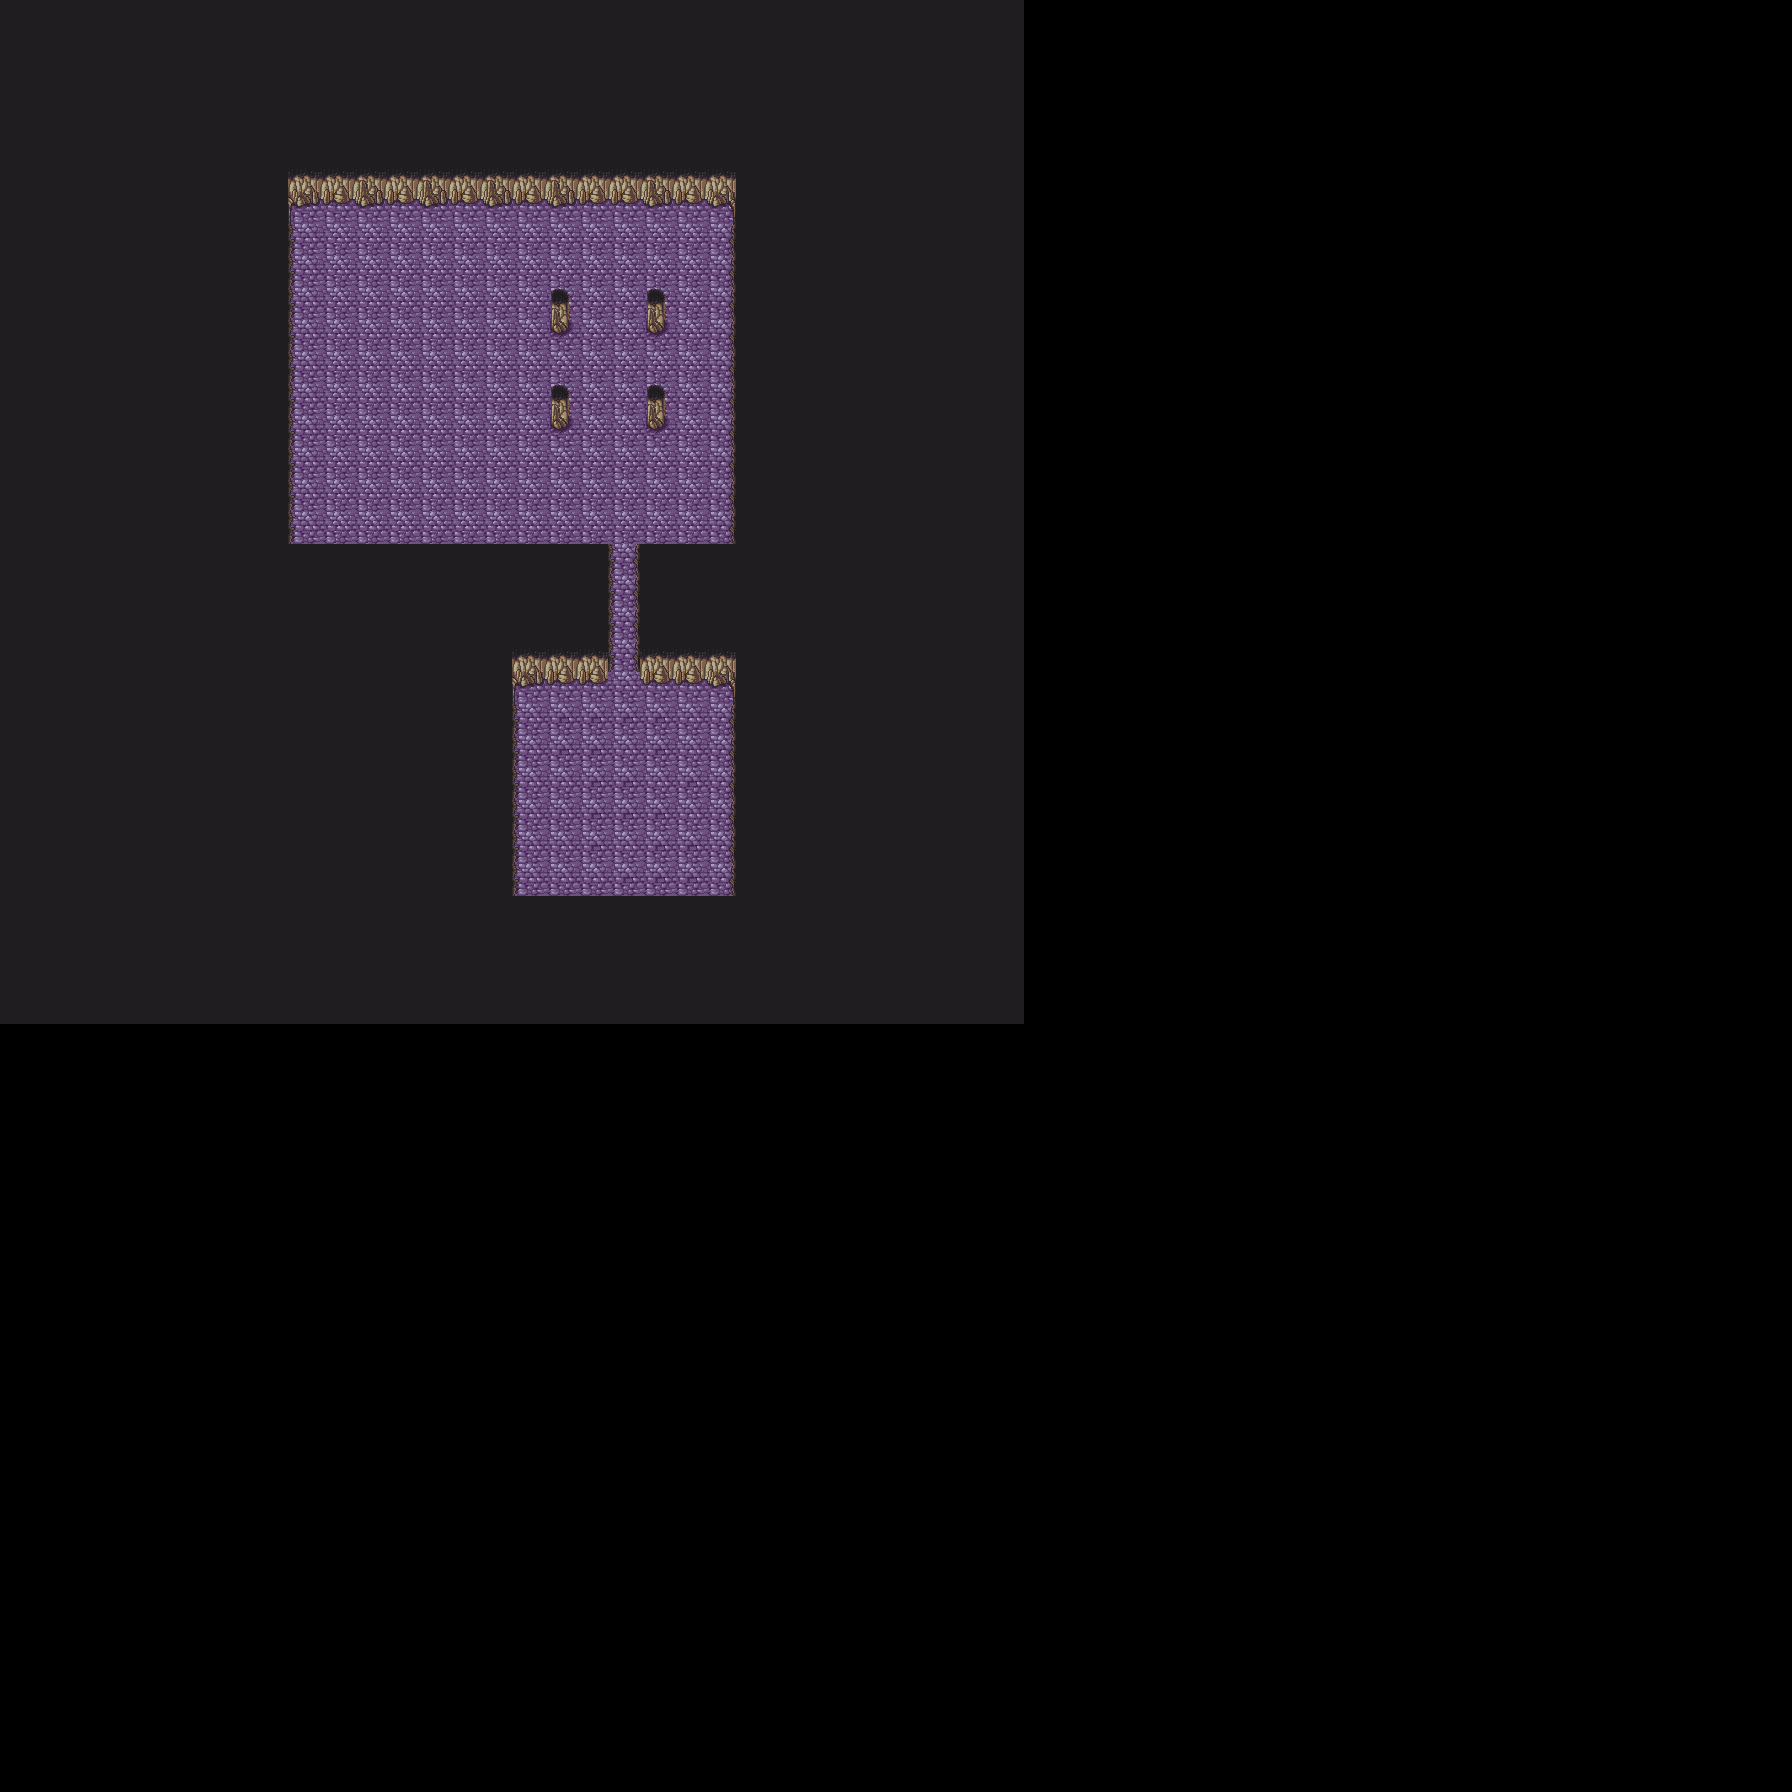

A level layout from a 2D game, rendered from its tile map. Below: a short description, then the map file with tile-grid data replaced by summaries:
An orthogonal 56x56 tile map with 32x32 px tiles, 2 tile layers (floor, upper), 2 tilesets.

<map version="1.0" tiledversion="1.1.3" orientation="orthogonal" renderorder="right-down" width="56" height="56" tilewidth="32" tileheight="32" infinite="0" nextobjectid="1">
 <tileset firstgid="1" source="tilesets/hyptosis_2.tsx" />
 <tileset firstgid="901" source="tilesets/hyptosis_1.tsx" />
 <layer name="floor" width="56" height="56">
  <data>[3136 cells, 1024 non-empty, 14 distinct tile ids]</data>
 </layer>
 <layer name="upper" width="56" height="56">
  <data>[3136 cells, 4 non-empty, 1 distinct tile ids]</data>
 </layer>
</map>
